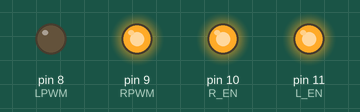
Bench run of a sketch on a simulated Arduino Uno, built with avr-gcc and run on an emulated ATmega328P. Parts: output pins drawn as LEDs (lit = HIGH).

Above: at 0.1 s.
Timing chart, 0 to 1.6 s (numbered marks = the images above):
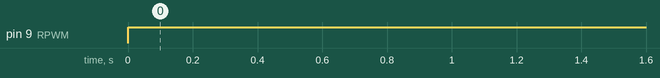

Measured:
- by itself, pin 9 (RPWM): LOW → HIGH at 0.00 s

The sketch:

test.ino
```cpp
#define L_EN  11
#define R_EN  10
#define RPWM 9
#define LPWM 8
void setup() {
pinMode(L_EN,OUTPUT);
pinMode(R_EN,OUTPUT);
pinMode(RPWM,OUTPUT);
pinMode(LPWM,OUTPUT);

digitalWrite(L_EN,HIGH);
digitalWrite(R_EN,HIGH);

}

void loop() {
  analogWrite(LPWM,HIGH);
  analogWrite(RPWM,255);
}
```
